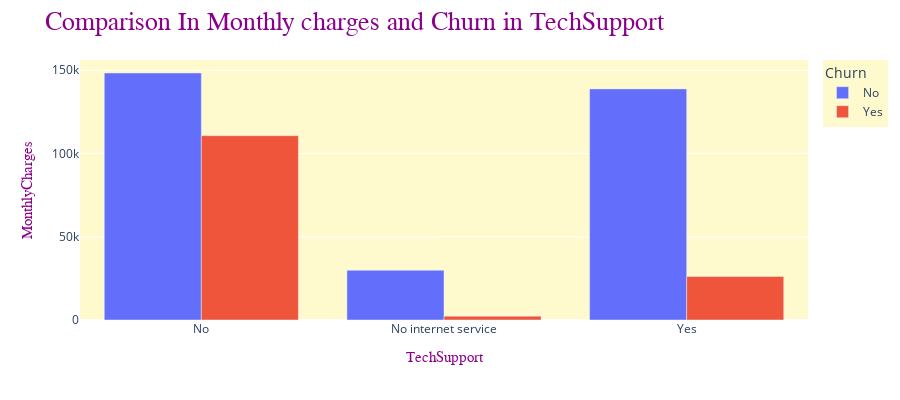

Here is the notebook cell this chart was saved with:
### Code cell
fig = px.bar(df_7, x='TechSupport', y='MonthlyCharges', barmode = "group",
             hover_data=['TechSupport', 'Churn'], color='Churn', height=400)

fig.update_layout(legend = dict(bgcolor = "LemonChiffon", orientation = "v"), 
                  plot_bgcolor = "LemonChiffon")
fig.update_layout(title = dict(text =  'Comparison In Monthly charges and Churn in TechSupport',
                              
                                  font = dict(family = "Balto", color = "DarkMagenta", size = 26)))
fig.update_xaxes(title_text= "TechSupport", 
                 title_font_family= "Arial", 
                 title_font_size = 15,
                 title_font_color = "DarkMagenta")#, )
fig.update_yaxes(title_text= "MonthlyCharges",  
                 title_font_family= "Arial", 
                 title_font_size = 15,
                 title_font_color = "DarkMagenta")

fig.show()

### Figure 1 — Plotly figure (JSON) as saved in the notebook; plotly's stock layout.template omitted (floating-point values rounded to 4 significant figures)
{"data": [{"alignmentgroup": "True", "customdata": [["No"], ["No"], ["No"]], "hovertemplate": "Churn=%{customdata[0]}<br>TechSupport=%{x}<br>MonthlyCharges=%{y}<extra></extra>", "legendgroup": "No", "marker": {"color": "#636efa", "pattern": {"shape": ""}}, "name": "No", "offsetgroup": "No", "orientation": "v", "showlegend": true, "textposition": "auto", "type": "bar", "x": ["No", "No internet service", "Yes"], "xaxis": "x", "y": [148300.0, 29870.0, 138800.0], "yaxis": "y"}, {"alignmentgroup": "True", "customdata": [["Yes"], ["Yes"], ["Yes"]], "hovertemplate": "Churn=%{customdata[0]}<br>TechSupport=%{x}<br>MonthlyCharges=%{y}<extra></extra>", "legendgroup": "Yes", "marker": {"color": "#EF553B", "pattern": {"shape": ""}}, "name": "Yes", "offsetgroup": "Yes", "orientation": "v", "showlegend": true, "textposition": "auto", "type": "bar", "x": ["No", "No internet service", "Yes"], "xaxis": "x", "y": [110700.0, 2302.0, 26120.0], "yaxis": "y"}], "layout": {"barmode": "group", "height": 400, "legend": {"bgcolor": "LemonChiffon", "orientation": "v", "title": {"text": "Churn"}, "tracegroupgap": 0}, "margin": {"t": 60}, "plot_bgcolor": "LemonChiffon", "title": {"font": {"color": "DarkMagenta", "family": "Balto", "size": 26}, "text": "Comparison In Monthly charges and Churn in TechSupport"}, "xaxis": {"anchor": "y", "domain": [0, 1], "title": {"font": {"color": "DarkMagenta", "family": "Arial", "size": 15}, "text": "TechSupport"}}, "yaxis": {"anchor": "x", "domain": [0, 1], "title": {"font": {"color": "DarkMagenta", "family": "Arial", "size": 15}, "text": "MonthlyCharges"}}}}
